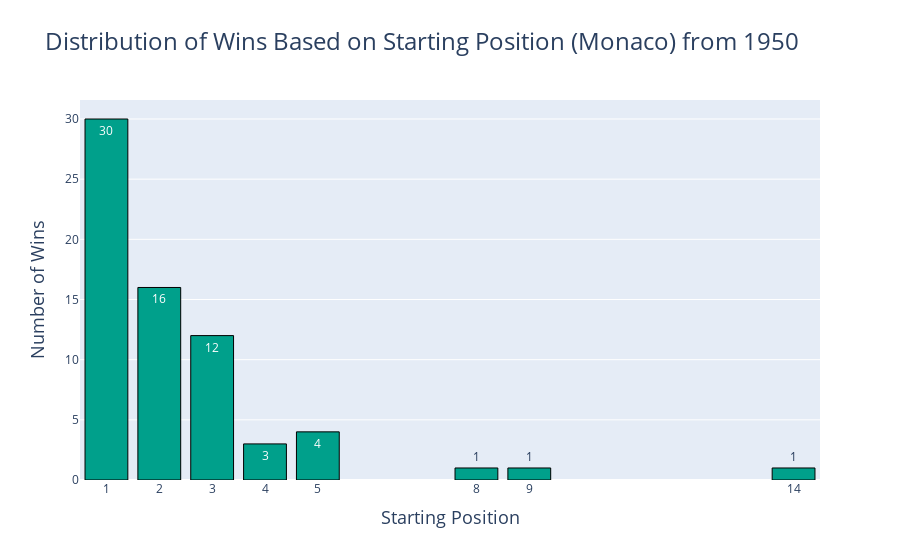

Source (notebook cell):
### Code cell
winning_positions_data_monaco = final_merged_data[
    (final_merged_data['positionOrder'] == 1) &
    (final_merged_data['country'] == 'Monaco')
]

fig = px.histogram(winning_positions_data_monaco, x='grid', nbins=20, color_discrete_sequence=["#00A08B"], text_auto='.0f', title="Distribution of Wins Based on Starting Position (Monaco) from 1950")

# Manually set the x-axis tick positions and labels for each bar
x_labels = winning_positions_data_monaco['grid'].unique()
fig.update_xaxes(tickmode='array', tickvals=x_labels, ticktext=x_labels)
fig.update_xaxes(title_text='Starting Position', title_font=dict(size=18))  # Increase title size
fig.update_yaxes(title_text='Number of Wins', title_font=dict(size=18))  # Increase title size

fig.update_traces(
    marker=dict(line=dict(width=1, color='black')),  # Add black borders between bars
    textangle=0,  # Rotate text labels to be vertical
)

fig.update_layout(
    title_font=dict(size=24),  # Increase title size
    bargap=0.1,  # Adjust gap between bars
    bargroupgap=0.1,  # Adjust gap between groups of bars
)

fig.show()

### Figure 1 — Plotly figure (JSON) as saved in the notebook; plotly's stock layout.template omitted (floating-point values rounded to 4 significant figures)
{"data": [{"alignmentgroup": "True", "bingroup": "x", "hovertemplate": "grid=%{x}<br>count=%{y}<extra></extra>", "legendgroup": "", "marker": {"color": "#00A08B", "line": {"color": "black", "width": 1}, "pattern": {"shape": ""}}, "name": "", "nbinsx": 20, "offsetgroup": "", "orientation": "v", "showlegend": false, "textangle": 0, "texttemplate": "%{value:.0f}", "type": "histogram", "x": [3, 1, 1, 1, 1, 1, 1, 1, 2, 3, 2, 1, 1, 2, 3, 1, 1, 1, 3, 2, 2, 3, 2, 1, 2, 14, 2, 1, 3, 3, 1, 1, 1, 2, 2, 1, 5, 1, 5, 2, 2, 2, 1, 5, 2, 1, 1, 3, 1, 4, 1, 8, 4, 1, 4, 3, 2, 3, 1, 3, 1, 1, 3, 5, 1, 2, 9, 1], "xaxis": "x", "yaxis": "y"}], "layout": {"bargap": 0.1, "bargroupgap": 0.1, "barmode": "relative", "legend": {"tracegroupgap": 0}, "title": {"font": {"size": 24}, "text": "Distribution of Wins Based on Starting Position (Monaco) from 1950"}, "xaxis": {"anchor": "y", "domain": [0, 1], "tickmode": "array", "ticktext": [3, 1, 2, 14, 5, 4, 8, 9], "tickvals": [3, 1, 2, 14, 5, 4, 8, 9], "title": {"font": {"size": 18}, "text": "Starting Position"}}, "yaxis": {"anchor": "x", "domain": [0, 1], "title": {"font": {"size": 18}, "text": "Number of Wins"}}}}
